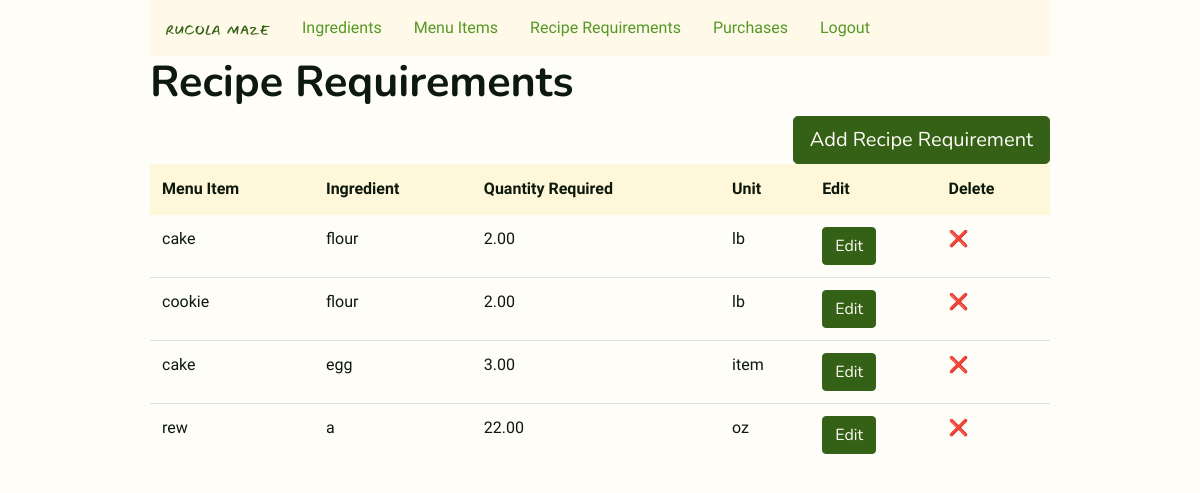
/recipe_requirements (signed in), run on an earlier commit of the app's database.
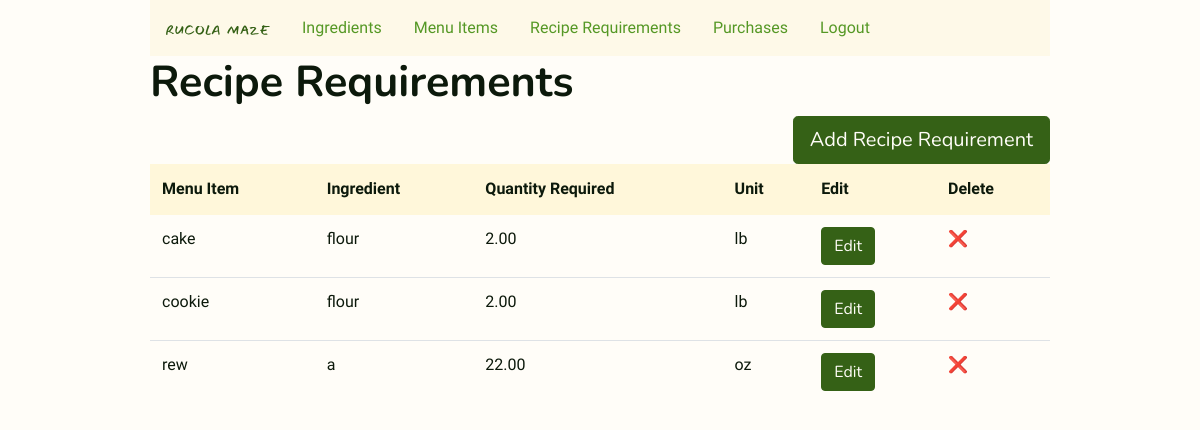
And on a later commit of the database.
### inventory/models.py (models this page shows, shortened)
class RecipeRequirement(models.Model):
    menu_item = models.ForeignKey(MenuItem, on_delete=models.CASCADE)
    ingredient = models.ForeignKey(Ingredient, on_delete=models.CASCADE)
    quantity_required = models.DecimalField(max_digits=8, decimal_places=2)

class MenuItem(models.Model):
    title = models.CharField(max_length=128, unique=True)
    price = models.DecimalField(max_digits=5, decimal_places=2, default=0.00)
    def __str__(self):
        return self.title

class Ingredient(models.Model):
    lb = "lb"  # what is after '=' is shown on the site
    oz = "oz"
    fl_oz = "fl oz"
    item = "item"
    UNIT_CHOICES = [
        (lb, "lb"),  # what is after comma shows in admin
        (oz, "oz"),
        (fl_oz, "fl oz"),
        (item, "item"),
    ]
    name = models.CharField(max_length=128, unique=True)
    quantity_available = models.DecimalField(
        max_digits=8, decimal_places=2, default=0.00
    )
    unit = models.CharField(max_length=6, choices=UNIT_CHOICES, default="oz")
    unit_price = models.DecimalField(max_digits=6, decimal_places=2, default=0.00)
    def __str__(self):
        return self.name

### inventory/views.py (the view)
class RecipeRequirements(LoginRequiredMixin, ListView):
    model = RecipeRequirement
    template_name = "inventory/recipe_requirements.html"

### inventory/templates/inventory/recipe_requirements.html (shortened to what this page needs)
{% extends 'inventory/layout.html' %}
{% block body %}
<div class="h1">
    <h1>Recipe Requirements</h1>
</div>
<div><a class="btn btn-primary btn-lg right" href="{% url 'recipe_requirement_new' %}" role="button">Add Recipe
        Requirement</a>
</div>
<table class="table">
    <thead class="thead-light">
        <tr>
            <th>Menu Item</th>
            <th>Ingredient</th>
            <th>Quantity Required</th>
            <th>Unit</th>
            <th>Edit</th>
            <th>Delete</th>
        </tr>
    </thead>
    {% for recipe_requirement in object_list %}
    <tr>
        <td>{{ recipe_requirement.menu_item }}</td>
        <td>{{ recipe_requirement.ingredient }}</td>
        <td>{{ recipe_requirement.quantity_required }}</td>
        <td>{{ recipe_requirement.ingredient.unit }}</td>
        <td><a href="{% url 'recipe_requirement_edit' recipe_requirement.id %}"><button
                    class="btn btn-primary">Edit</button></a>
        </td>
        <td><a href="{% url 'recipe_requirement_delete' recipe_requirement.id %}">❌</td>
    </tr>
    {% endfor %}
</table>
{% endblock %}

What changed in the data, as far as the page shows it:
removed RecipeRequirement: menu_item "cake", ingredient "egg", quantity_required "3.00", ingredient.unit "item"
